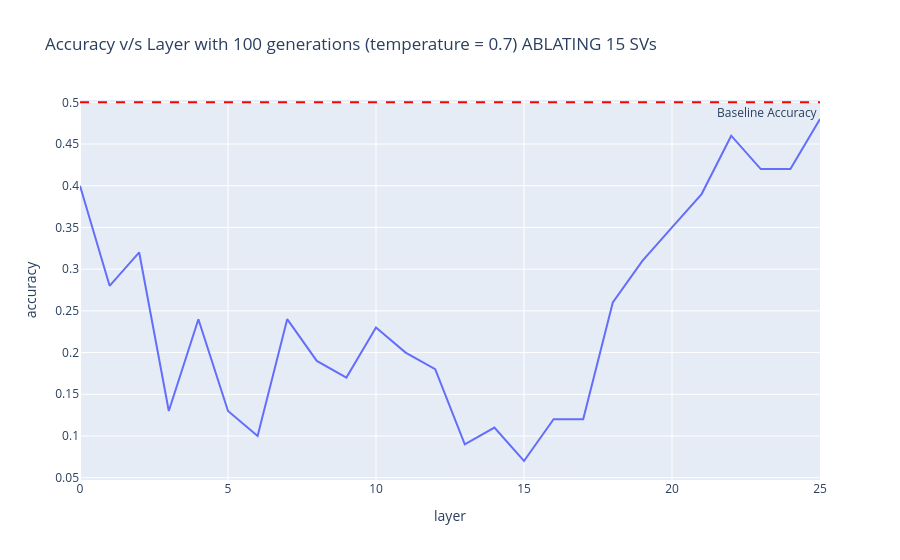

The code cell stored with this chart in its notebook:
### Code cell
df_15 = pd.read_csv('layer_ablation_results_15_SV.csv')


fig = px.line(df_15, x="layer", y="accuracy",
              title="Accuracy v/s Layer with 100 generations (temperature = 0.7) ABLATING 15 SVs")

fig.add_hline(y=0.50, line_dash="dash", line_color="red",
              annotation_text="Baseline Accuracy", annotation_position="bottom right")

fig.show()

### Figure 1 — Plotly figure (JSON) as saved in the notebook; plotly's stock layout.template omitted (floating-point values rounded to 4 significant figures)
{"data": [{"hovertemplate": "layer=%{x}<br>accuracy=%{y}<extra></extra>", "legendgroup": "", "line": {"color": "#636efa", "dash": "solid"}, "marker": {"symbol": "circle"}, "mode": "lines", "name": "", "orientation": "v", "showlegend": false, "type": "scatter", "x": [0, 1, 2, 3, 4, 5, 6, 7, 8, 9, 10, 11, 12, 13, 14, 15, 16, 17, 18, 19, 20, 21, 22, 23, 24, 25], "xaxis": "x", "y": [0.4, 0.28, 0.32, 0.13, 0.24, 0.13, 0.1, 0.24, 0.19, 0.17, 0.23, 0.2, 0.18, 0.09, 0.11, 0.07, 0.12, 0.12, 0.26, 0.31, 0.35, 0.39, 0.46, 0.42, 0.42, 0.48], "yaxis": "y"}], "layout": {"annotations": [{"showarrow": false, "text": "Baseline Accuracy", "x": 1, "xanchor": "right", "xref": "x domain", "y": 0.5, "yanchor": "top", "yref": "y"}], "legend": {"tracegroupgap": 0}, "shapes": [{"line": {"color": "red", "dash": "dash"}, "type": "line", "x0": 0, "x1": 1, "xref": "x domain", "y0": 0.5, "y1": 0.5, "yref": "y"}], "title": {"text": "Accuracy v/s Layer with 100 generations (temperature = 0.7) ABLATING 15 SVs"}, "xaxis": {"anchor": "y", "domain": [0, 1], "title": {"text": "layer"}}, "yaxis": {"anchor": "x", "domain": [0, 1], "title": {"text": "accuracy"}}}}
